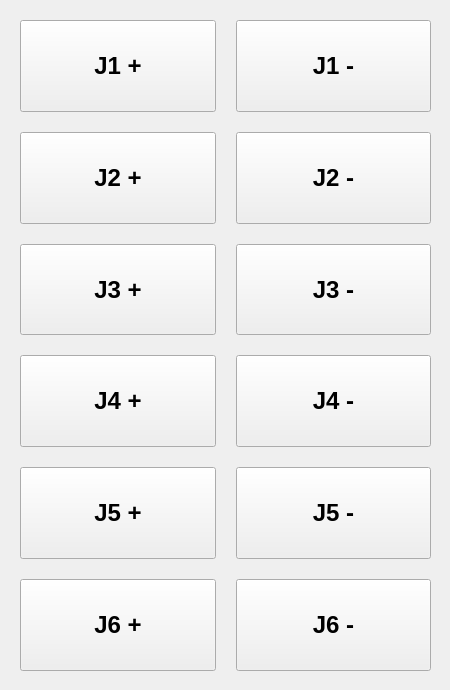
      <widget class="QWidget" name="tab_6">
       <attribute name="title">
        <string>JS step</string>
       </attribute>
       <widget class="QWidget" name="layoutWidget_7">
        <property name="geometry">
         <rect>
          <x>10</x>
          <y>10</y>
          <width>431</width>
          <height>671</height>
         </rect>
        </property>
        <layout class="QGridLayout" name="gridLayout_16">
         <property name="leftMargin">
          <number>10</number>
         </property>
         <property name="topMargin">
          <number>10</number>
         </property>
         <property name="rightMargin">
          <number>10</number>
         </property>
         <property name="bottomMargin">
          <number>10</number>
         </property>
         <property name="spacing">
          <number>20</number>
         </property>
         <item row="2" column="0">
          <widget class="QPushButton" name="pushButton_jog_j3_plus_step">
           <property name="sizePolicy">
            <sizepolicy hsizetype="Preferred" vsizetype="Preferred">
             <horstretch>0</horstretch>
             <verstretch>0</verstretch>
            </sizepolicy>
           </property>
           <property name="font">
            <font>
             <family>Ubuntu</family>
             <pointsize>18</pointsize>
             <weight>75</weight>
             <bold>true</bold>
            </font>
           </property>
           <property name="text">
            <string>J3 +</string>
           </property>
          </widget>
         </item>
         <item row="4" column="1">
          <widget class="QPushButton" name="pushButton_jog_j5_minus_step">
           <property name="sizePolicy">
            <sizepolicy hsizetype="Preferred" vsizetype="Preferred">
             <horstretch>0</horstretch>
             <verstretch>0</verstretch>
            </sizepolicy>
           </property>
           <property name="font">
            <font>
             <family>Ubuntu</family>
             <pointsize>18</pointsize>
             <weight>75</weight>
             <bold>true</bold>
            </font>
           </property>
           <property name="text">
            <string>J5 -</string>
           </property>
          </widget>
         </item>
         <item row="5" column="0">
          <widget class="QPushButton" name="pushButton_jog_j6_plus_step">
           <property name="sizePolicy">
            <sizepolicy hsizetype="Preferred" vsizetype="Preferred">
             <horstretch>0</horstretch>
             <verstretch>0</verstretch>
            </sizepolicy>
           </property>
           <property name="font">
            <font>
             <family>Ubuntu</family>
             <pointsize>18</pointsize>
             <weight>75</weight>
             <bold>true</bold>
            </font>
           </property>
           <property name="text">
            <string>J6 +</string>
           </property>
          </widget>
         </item>
         <item row="1" column="1">
          <widget class="QPushButton" name="pushButton_jog_j2_minus_step">
           <property name="enabled">
            <bool>true</bool>
           </property>
           <property name="sizePolicy">
            <sizepolicy hsizetype="Preferred" vsizetype="Preferred">
             <horstretch>0</horstretch>
             <verstretch>0</verstretch>
            </sizepolicy>
           </property>
           <property name="font">
            <font>
             <family>Ubuntu</family>
             <pointsize>18</pointsize>
             <weight>75</weight>
             <bold>true</bold>
            </font>
           </property>
           <property name="autoFillBackground">
            <bool>false</bool>
           </property>
           <property name="text">
            <string>J2 -</string>
           </property>
          </widget>
         </item>
         <item row="3" column="1">
          <widget class="QPushButton" name="pushButton_jog_j4_minus_step">
           <property name="enabled">
            <bool>true</bool>
           </property>
           <property name="sizePolicy">
            <sizepolicy hsizetype="Preferred" vsizetype="Preferred">
             <horstretch>0</horstretch>
             <verstretch>0</verstretch>
            </sizepolicy>
           </property>
           <property name="font">
            <font>
             <family>Ubuntu</family>
             <pointsize>18</pointsize>
             <weight>75</weight>
             <bold>true</bold>
            </font>
           </property>
           <property name="text">
            <string>J4 -</string>
           </property>
          </widget>
         </item>
         <item row="1" column="0">
          <widget class="QPushButton" name="pushButton_jog_j2_plus_step">
           <property name="sizePolicy">
            <sizepolicy hsizetype="Preferred" vsizetype="Preferred">
             <horstretch>0</horstretch>
             <verstretch>0</verstretch>
            </sizepolicy>
           </property>
           <property name="font">
            <font>
             <family>Ubuntu</family>
             <pointsize>18</pointsize>
             <weight>75</weight>
             <bold>true</bold>
            </font>
           </property>
           <property name="text">
            <string>J2 +</string>
           </property>
          </widget>
         </item>
         <item row="5" column="1">
          <widget class="QPushButton" name="pushButton_jog_j6_minus_step">
           <property name="sizePolicy">
            <sizepolicy hsizetype="Preferred" vsizetype="Preferred">
             <horstretch>0</horstretch>
             <verstretch>0</verstretch>
            </sizepolicy>
           </property>
           <property name="font">
            <font>
             <family>Ubuntu</family>
             <pointsize>18</pointsize>
             <weight>75</weight>
             <bold>true</bold>
            </font>
           </property>
           <property name="text">
            <string>J6 -</string>
           </property>
          </widget>
         </item>
         <item row="0" column="1">
          <widget class="QPushButton" name="pushButton_jog_j1_minus_step">
           <property name="sizePolicy">
            <sizepolicy hsizetype="Preferred" vsizetype="Preferred">
             <horstretch>0</horstretch>
             <verstretch>0</verstretch>
            </sizepolicy>
           </property>
           <property name="font">
            <font>
             <family>Ubuntu</family>
             <pointsize>18</pointsize>
             <weight>75</weight>
             <bold>true</bold>
            </font>
           </property>
           <property name="text">
            <string>J1 -</string>
           </property>
          </widget>
         </item>
         <item row="0" column="0">
          <widget class="QPushButton" name="pushButton_jog_j1_plus_step">
           <property name="sizePolicy">
            <sizepolicy hsizetype="Preferred" vsizetype="Preferred">
             <horstretch>0</horstretch>
             <verstretch>0</verstretch>
            </sizepolicy>
           </property>
           <property name="font">
            <font>
             <family>Ubuntu</family>
             <pointsize>18</pointsize>
             <weight>75</weight>
             <bold>true</bold>
            </font>
           </property>
           <property name="layoutDirection">
            <enum>Qt::LeftToRight</enum>
           </property>
           <property name="text">
            <string>J1 +</string>
           </property>
           <property name="autoDefault">
            <bool>false</bool>
           </property>
          </widget>
         </item>
         <item row="4" column="0">
          <widget class="QPushButton" name="pushButton_jog_j5_plus_step">
           <property name="sizePolicy">
            <sizepolicy hsizetype="Preferred" vsizetype="Preferred">
             <horstretch>0</horstretch>
             <verstretch>0</verstretch>
            </sizepolicy>
           </property>
           <property name="font">
            <font>
             <family>Ubuntu</family>
             <pointsize>18</pointsize>
             <weight>75</weight>
             <bold>true</bold>
            </font>
           </property>
           <property name="text">
            <string>J5 +</string>
           </property>
          </widget>
         </item>
         <item row="2" column="1">
          <widget class="QPushButton" name="pushButton_jog_j3_minus_step">
           <property name="enabled">
            <bool>true</bool>
           </property>
           <property name="sizePolicy">
            <sizepolicy hsizetype="Preferred" vsizetype="Preferred">
             <horstretch>0</horstretch>
             <verstretch>0</verstretch>
            </sizepolicy>
           </property>
           <property name="font">
            <font>
             <family>Ubuntu</family>
             <pointsize>18</pointsize>
             <weight>75</weight>
             <bold>true</bold>
            </font>
           </property>
           <property name="text">
            <string>J3 -</string>
           </property>
          </widget>
         </item>
         <item row="3" column="0">
          <widget class="QPushButton" name="pushButton_jog_j4_plus_step">
           <property name="sizePolicy">
            <sizepolicy hsizetype="Preferred" vsizetype="Preferred">
             <horstretch>0</horstretch>
             <verstretch>0</verstretch>
            </sizepolicy>
           </property>
           <property name="font">
            <font>
             <family>Ubuntu</family>
             <pointsize>18</pointsize>
             <weight>75</weight>
             <bold>true</bold>
            </font>
           </property>
           <property name="text">
            <string>J4 +</string>
           </property>
          </widget>
         </item>
        </layout>
       </widget>
      </widget>
